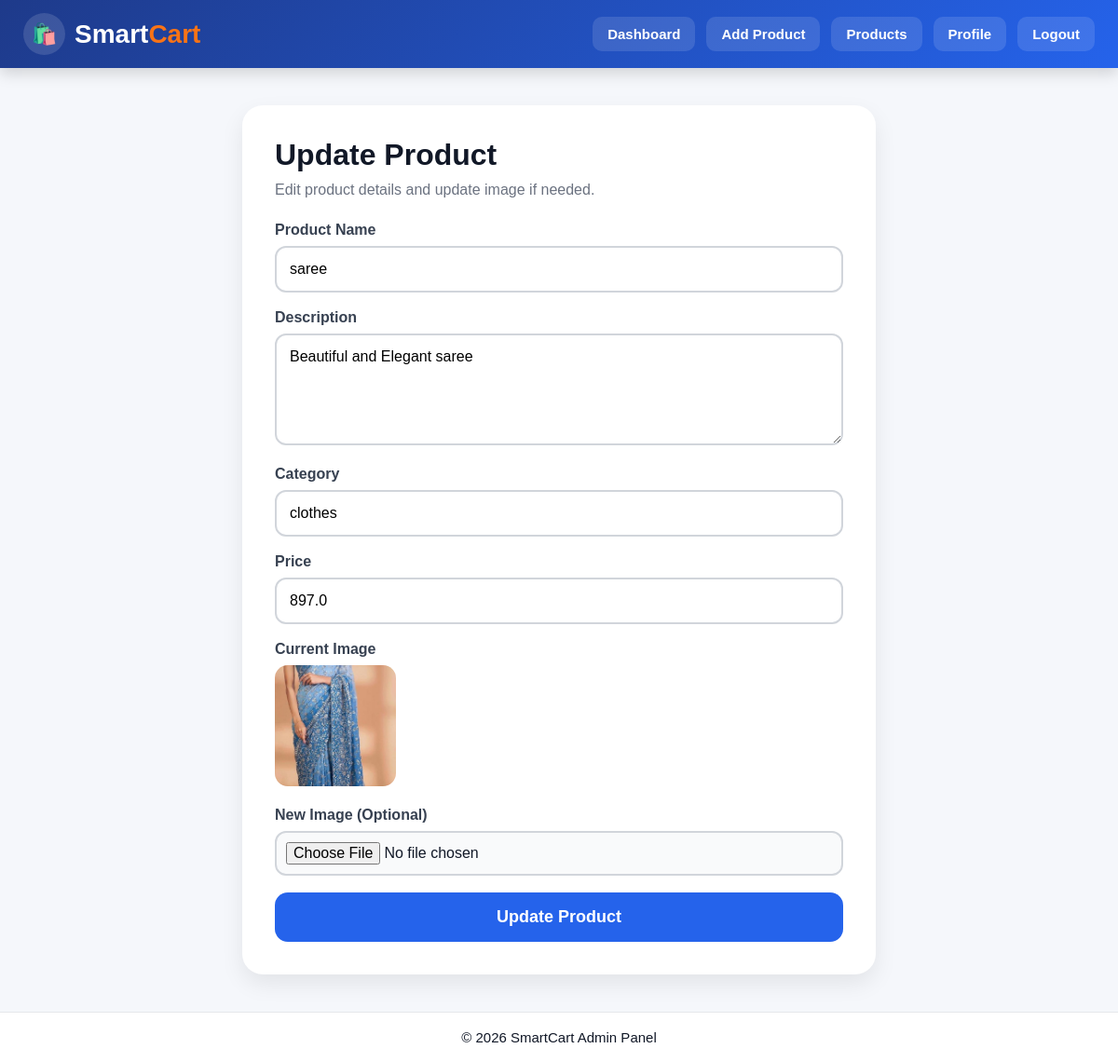
The page /admin/update-item/1 (signed in) on the database its author committed.
### tables this page shows
CREATE TABLE products (
    product_id INTEGER PRIMARY KEY AUTOINCREMENT,
    name TEXT,
    description TEXT,
    category TEXT,
    price REAL,
    original_price REAL,
    image TEXT,
    admin_id INTEGER
);

### app.py (the view)
@app.route('/admin/update-item/<int:item_id>', methods=['GET'])
def update_item_page(item_id):
    if 'admin_id' not in session:
        flash("Please login!", "danger")
        return redirect('/admin-login')
    admin_id = session['admin_id']
    conn = get_db_connection()
    cursor = conn.cursor()
    cursor.execute("""
        SELECT * FROM products
        WHERE product_id = ? AND admin_id = ?
    """, (item_id, admin_id))
    product = cursor.fetchone()
    cursor.close()
    conn.close()
    if not product:
        flash("Product not found!", "danger")
        return redirect('/admin/item-list')
    return render_template("admin/update_item.html", product=product)

### app.py (called while the page is built)
def get_db_connection():
    conn = sqlite3.connect(config.DB_NAME)
    conn.row_factory = sqlite3.Row
    return conn

### templates/admin/update_item.html (shortened to what this page needs)
<!DOCTYPE html>
<html lang="en">
<head>
</head>
<body>
<div class="navbar">
    <div class="logo">
        <div class="logo-icon">🛍️</div>
        <h1>Smart<span>Cart</span></h1>
    </div>
    <div class="nav-links" id="navLinks">
        <a href="/admin-dashboard">Dashboard</a>
        <a href="/admin/add-item">Add Product</a>
        <a href="/admin/item-list">Products</a>
        <a href="/admin/profile">Profile</a>
        <a href="/admin-logout">Logout</a>
    </div>
</div>
<div class="container">
    <div class="card">
        <h2>Update Product</h2>
        <p class="sub">Edit product details and update image if needed.</p>
        <form method="POST" action="/admin/update-item/{{ product.product_id }}" enctype="multipart/form-data">
            <div class="form-group">
                <label>Product Name</label>
                <input type="text" name="name" value="{{ product.name }}" required>
            </div>
            <div class="form-group">
                <label>Description</label>
                <textarea name="description" required>{{ product.description }}</textarea>
            </div>
            <div class="form-group">
                <label>Category</label>
                <input type="text" name="category" value="{{ product.category }}" required>
            </div>
            <div class="form-group">
                <label>Price</label>
                <input type="number" name="price" value="{{ product.price }}" required>
            </div>
            <div class="form-group">
                <label>Current Image</label>
                <img src="/static/uploads/product_images/{{ product.image }}" class="old-img">
            </div>
            <div class="form-group">
                <label>New Image (Optional)</label>
                <input type="file" name="image" class="file-box">
            </div>
            <button type="submit">Update Product</button>
        </form>
    </div>
</div>
<footer class="footer">
    © 2026 SmartCart Admin Panel
</footer>
</body>
</html>

### templates/admin/update_item.html (style rules this page uses)
* { margin:0; padding:0; box-sizing:border-box; font-family:Arial,sans-serif; }
body { min-height:100vh; background:#f5f7fb; color:#111827; display:flex; flex-direction:column; }
.navbar { width:100%; background:linear-gradient(135deg,#1e3a8a,#2563eb); padding:14px 25px; display:flex; justify-content:space-between; align-items:center; flex-wrap:wrap; gap:15px; box-shadow:0 6px 15px rgba(0,0,0,.15); position:relative; }
.logo { display:flex; align-items:center; gap:10px; color:#fff; }
.logo-icon { width:45px; height:45px; border-radius:50%; background:#ffffff22; display:flex; align-items:center; justify-content:center; font-size:22px; }
.logo h1 { font-size:28px; font-weight:800; }
.logo h1 span { color:#f97316; }
.nav-links { display:flex; gap:12px; flex-wrap:wrap; }
.nav-links a { text-decoration:none; color:#fff; padding:10px 16px; border-radius:10px; font-size:15px; font-weight:700; background:rgba(255,255,255,.12); transition:0.3s; }
.container { max-width:720px; width:100%; margin:40px auto; padding:0 20px; flex:1; }
.card { background:#fff; border-radius:22px; padding:35px; box-shadow:0 10px 25px rgba(0,0,0,.08); width:100%; }
.card h2 { font-size:32px; margin-bottom:10px; }
.sub { color:#6b7280; margin-bottom:25px; }
.form-group { margin-bottom:18px; }
label { display:block; margin-bottom:8px; font-weight:700; color:#374151; }
input, textarea { width:100%; padding:14px; border:2px solid #d1d5db; border-radius:12px; font-size:16px; }
textarea { min-height:120px; resize:vertical; }
.old-img { width:130px; height:130px; object-fit:cover; border-radius:14px; }
.file-box { background:#f9fafb; padding:10px; }
button { width:100%; border:none; background:#2563eb; color:#fff; padding:16px; border-radius:14px; font-size:18px; font-weight:700; cursor:pointer; }
.footer { text-align:center; padding:18px; background:#fff; border-top:1px solid #e5e7eb; font-size:15px; margin-top:auto; }

### rows shown on the page
products: name "saree", description "Beautiful and Elegant saree", category "clothes", price "897.0", image (picture)
